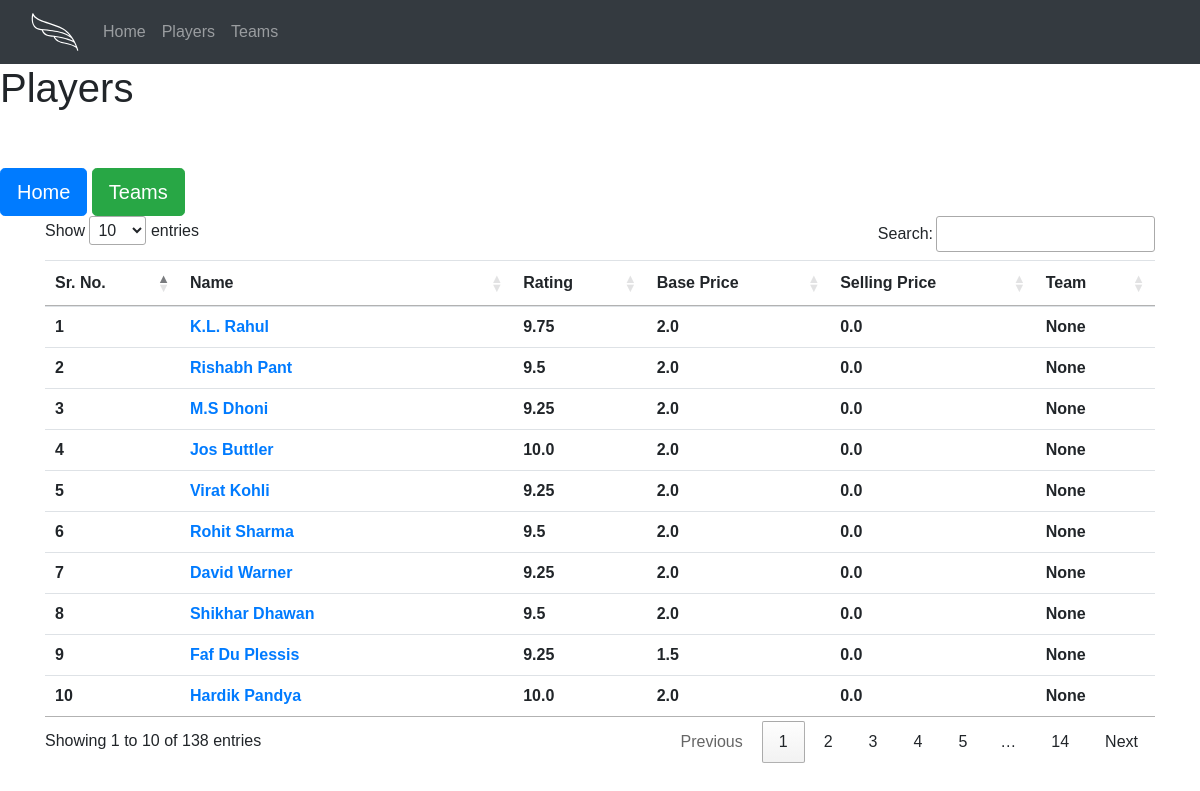
Screenshot of /players/ with the database file from the repository.
### teams/models.py (models this page shows, shortened)
class Player(models.Model):
    name = models.CharField(max_length=100, default="")
    base_price = models.FloatField(default=0)
    selling_price = models.FloatField(default=0)
    rating = models.FloatField(default=0)
    team = models.ForeignKey(Team, on_delete = models.PROTECT, null = True, blank = True, related_name="players")
    img = models.URLField(blank=True,null=True)

### teams/views.py (the view)
# urls.py: path('players/', players, name="players"),
def players(request):
    queryset = Player.objects.all()
    context = {
        'players':queryset,
    }
    return render(request, "teams/players.html", context)

### teams/templates/teams/players.html (shortened to what this page needs)
<!DOCTYPE html>
<html lang="en">
  <head>
    <link
      rel="stylesheet"
      href="https://cdn.jsdelivr.net/npm/bootstrap@4.3.1/dist/css/bootstrap.min.css"
    />
    <link
      rel="stylesheet"
      type="text/css"
      href="https://cdn.datatables.net/1.12.1/css/jquery.dataTables.css"
    />
  </head>
  <body>
    {% include 'teams/navbar.html' %}
    <h1>Players</h1>
    <br /><br />
    <a href="{% url 'home' %}" class="btn btn-primary btn-lg" role="button"
      >Home</a
    >
    <a href="{% url 'teams' %}" class="btn btn-success btn-lg" role="button"
      >Teams</a
    >
    <div class="container">
      <table class="table" id="myTable">
        <thead>
          <tr>
            <th>Sr. No.</th>
            <th>Name</th>
            <th>Rating</th>
            <th>Base Price</th>
            <th>Selling Price</th>
            <th>Team</th>
          </tr>
        </thead>
        <tbody>
          {% for player in players %}
          <tr>
            <th>{{ forloop.counter }}</th>
            <th><a href="{% url 'player' player.pk %}">{{player.name}}</a></th>
            <th>{{player.rating}}</th>
            <th>{{player.base_price}}</th>
            <th>{{player.selling_price}}</th>
            <th>{{player.team}}</th>
          </tr>
          {% endfor %}
        </tbody>
      </table>
    </div>
  </body>
</html>

### teams/templates/teams/navbar.html (shortened to what this page needs)
<nav class="navbar navbar-expand-lg navbar-dark bg-dark">
    <div class="container-fluid">
      <a class="navbar-brand" href="#"></a>
      <div class="collapse navbar-collapse" id="navbarNav">
        <ul class="navbar-nav ms-md-auto gap-2">
          <li class="nav-item rounded">
            <a class="nav-link" aria-current="page" href="{% url 'home' %}">Home</a>
          </li>
          <li class="nav-item rounded">
            <a class="nav-link" href="{% url 'players' %}">Players</a>
          </li>
          <li class="nav-item rounded">
            <a class="nav-link" href="{% url 'teams' %}">Teams</a>
          </li>
        </ul>
      </div>
    </div>
  </nav>

### teams/templates/teams/navbar.html (style rules this page uses)
body { font-family: Montserrat, sans-serif; }
.navbar-brand { background-position: center; background-repeat: no-repeat; background-size: contain; width: 48px; height: 48px; }

### rows the page displays
Player: name "K.L. Rahul", rating "9.75", base_price "2.0", selling_price "0.0", team "None"
Player: name "Rishabh Pant", rating "9.5", base_price "2.0", selling_price "0.0", team "None"
Player: name "M.S Dhoni", rating "9.25", base_price "2.0", selling_price "0.0", team "None"
Player: name "Jos Buttler", rating "10.0", base_price "2.0", selling_price "0.0", team "None"
Player: name "Virat Kohli", rating "9.25", base_price "2.0", selling_price "0.0", team "None"
Player: name "Rohit Sharma", rating "9.5", base_price "2.0", selling_price "0.0", team "None"
Player: name "David Warner", rating "9.25", base_price "2.0", selling_price "0.0", team "None"
Player: name "Shikhar Dhawan", rating "9.5", base_price "2.0", selling_price "0.0", team "None"
Player: name "Faf Du Plessis", rating "9.25", base_price "1.5", selling_price "0.0", team "None"
Player: name "Hardik Pandya", rating "10.0", base_price "2.0", selling_price "0.0", team "None"
